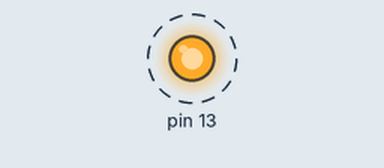
Bench run of a sketch on a simulated Arduino Uno, built with avr-gcc and run on an emulated ATmega328P. Parts: output pins drawn as LEDs (lit = HIGH). Dashed ring = blinking.

Above: at 0.5 s.
Timing chart, 0 to 4.6 s (numbered marks = the images above):
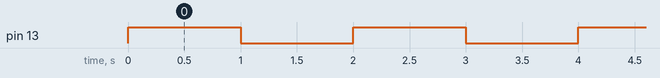

Measured:
- by itself, pin 13: alternates HIGH for 1.0 s and LOW for 1.0 s

The sketch:

job07.ino
```cpp
void setup() {
   pinMode(13, OUTPUT);
   pinMode(12, INPUT);
}

void loop() {
   digitalWrite(13, HIGH);
   digitalWrite(12, HIGH);

   delay(1000);

   digitalWrite(13, LOW);
   digitalWrite(12, LOW);

   delay(1000);
}
```
